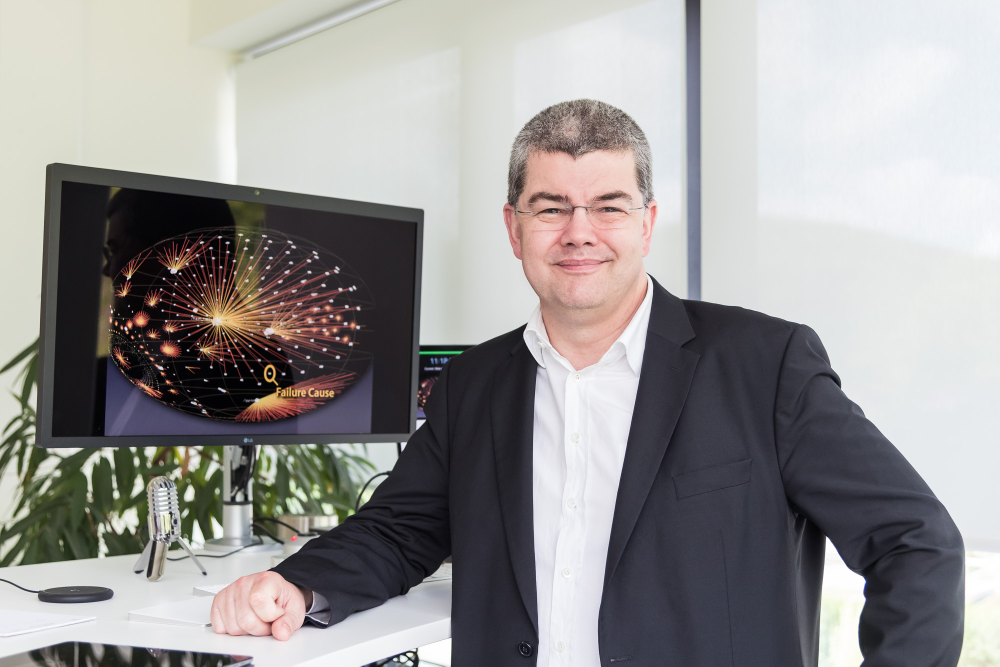
#> input picture PICS/Zeller.jpg, 2000 x 1333 px (shown at 1/2 size)
$ python icon_gen.py
#> lines starting #> are read from the running program, lines starting #| are printed output that depends on the picture
#!/usr/bin/env python
# -*- coding: utf-8 -*-
"""
icon_gen (https://github.com/aillieo/app-icon-generator)
Fast and easy way to generate icons for iOS and Android apps
Created by Aillieo on 2017-08-10
With Python 3.5
"""

from PIL import Image
import os

# output path and size config:
path_iOS = ['Icon-57', 'Icon-114']
size_iOS = [570, 1140]
path_Android = ['drawable-hdpi/icon', 'drawable-mdpi/icon']
size_Android = [72, 48]
path_custom = ['my_icon', 'your_icon']
size_custom = [60, 100]

# generate options and params:
auto_overwrite = True
gen_for_iOS = True
gen_for_Android = False
need_frame = False
frame_width_ratio = float(30) / 512
frame_radius_ratio = float(90) / 512
frame_color = (255, 255, 255)
need_rounded = True
rounded_radius_ratio = float(90) / 512


def tips_for_gen_options():
    tips = """(You can customize the generate options and parameters in the script)"""
    print(tips)


def get_ref_file():
    """get reference image by finding one image file in current directory or manually input"""
    file_ext = ['png', 'jpg', 'jpeg']
    files = os.listdir('.')
    ref_file = ''
    for filename in files:
        if filename.split('.')[-1].lower() in file_ext:
            ref_file = filename
            break
    if ref_file:
        print('Will use "%s" as reference image' % ref_file)
    else:
        print('Can not find property file, now please specific one')
        ref_file = input('input file name:')
#> the answer given: ../../../PICS/Zeller.jpg
    if not os.path.exists(ref_file):
        raise IOError('file not found: ' + ref_file)
    return ref_file


def gen_template_img(ref_file):
    """get template image for later resizing"""
#> called with ref_file = '../../../PICS/Zeller.jpg'
    template_img = Image.open(ref_file)
#> template_img is the input picture: PIL image 2000x1333 RGB; mean R, G, B 151.6, 149.6, 149
    size = min(template_img.width, template_img.height)
#> size = 1333
    template_img = template_img.resize((size, size), Image.BILINEAR)
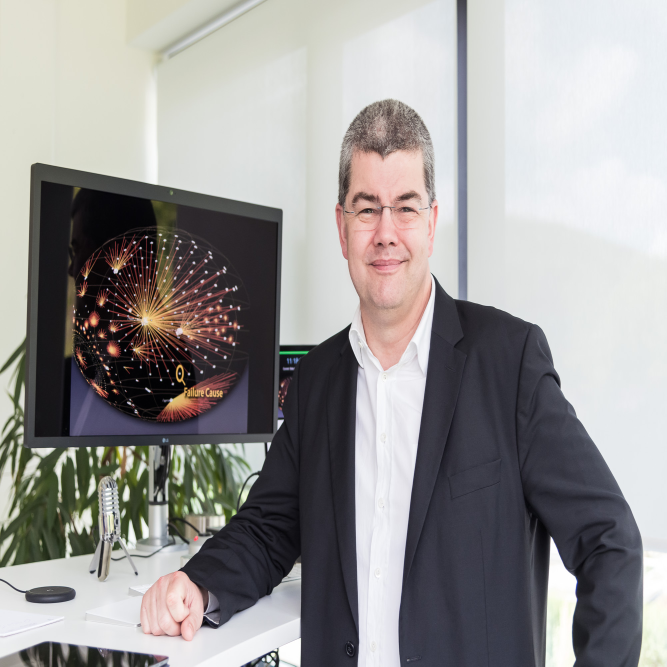
#> template_img: PIL image 1333x1333 RGB (shown at 1/2 size); mean R, G, B 151.6, 149.6, 149
    if need_frame:
        template_img = add_frame(template_img)
    if need_rounded:
        template_img = round_corner(template_img)
    return template_img


def gen_icons(template_img, dict_path_size):
    """generate icons by resizing template image according to sizes defined in size list"""
    for name, size in dict_path_size:
        name = 'out/' + name + '.png'
        name = os.path.normpath(name)
        path, base = os.path.split(name)
        if path and not os.path.exists(path):
            os.makedirs(path)
        out_img = template_img.resize((size, size), Image.BILINEAR)
        if auto_overwrite or not os.path.exists(name):
            try:
                out_img.save(name, 'PNG')
            except IOError:
                print("IOError: save file failed: " + name)
        else:
            print('File already exists: %s , set "auto_overwrite" True to enable overwrite' % name)


def round_corner(img_in):
    """rounding corner for template"""
    if img_in.mode != 'RGBA':
        img_in = img_in.convert('RGBA')
    size = img_in.size[0]
#> size = 1333
    radius = size * rounded_radius_ratio
#> radius = 234.3
    if radius > 0 and rounded_radius_ratio < 0.5:
        img_in.load()
        for i in range(size):
            for j in range(size):
                if in_corner(size, radius, i, j):
                    img_in.putpixel((i, j), (0, 0, 0, 0))
        print("Round corner finished!")
    else:
        print('Round corner failed due to invalid parameters, please check "rounded_radius_ratio"')
    return img_in


def add_frame(img_in):
    """adding frame for template"""
    size = img_in.size[0]
    width = size * frame_width_ratio
    radius = size * frame_radius_ratio
    if radius > 0 and frame_radius_ratio < 0.5 and frame_width_ratio < 0.5:
        img_in.load()
        for i in range(size):
            for j in range(size):
                if in_frame(size, width, radius, i, j):
                    img_in.putpixel((i, j), frame_color)
        print("Add frame finished!")
    else:
        print('Add frame failed due to invalid parameters, please check "frame_width_ratio" and "frame_radius_ratio"')
    return img_in


def in_corner(size, radius, x, y, base_offset=0):
    """judge whether a point is corner of icon"""
    x -= base_offset
    y -= base_offset
    center = (0, 0)
    if x < radius and y < radius:
        center = (radius, radius)
    elif x < radius and y > size - radius:
        center = (radius, size - radius)
    elif x > size - radius and y < radius:
        center = (size - radius, radius)
    elif x > size - radius and y > size - radius:
        center = (size - radius, size - radius)

    if center != (0, 0):
        if (x - center[0]) ** 2 + (y - center[1]) ** 2 > radius ** 2:
            return True
    return False


def in_frame(size, width, radius, x, y):
    """judge whether a point should be set frame color"""
    inner_rect = width < x < size - width and width < y < size - width
    if not inner_rect:
        return True
    else:
        return in_corner(size - 2 * width, radius - width, x, y, width)


if __name__ == '__main__':
    file = get_ref_file()
    tips_for_gen_options()
    img = gen_template_img(file)

    if gen_for_iOS:
        print('Generating for iOS...')
        dict_iOS = zip(path_iOS, size_iOS)
        gen_icons(img, dict_iOS)
#> the loop in gen_icons, `for name, size in dict_path_size:` made 2 passes
#> pass 1, in gen_icons, `out_img = template_img.resize((size, size), Image.BILINEAR)`:
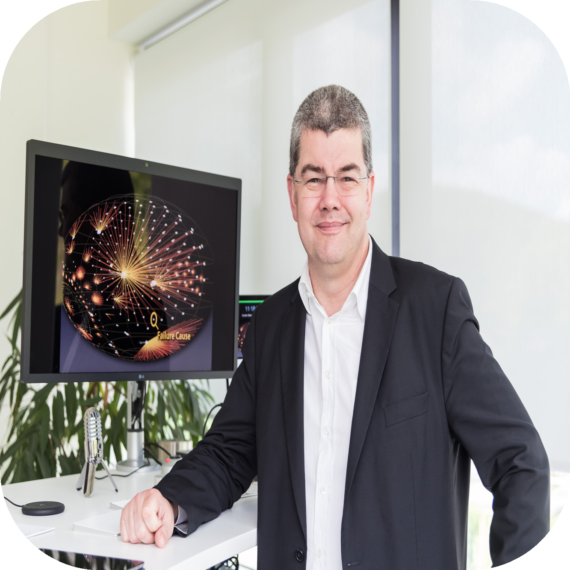
#> out_img: PIL image 570x570 RGBA; mean R, G, B, A 146.7, 144.6, 144.1, 248.2; transparent parts drawn white
    if gen_for_Android:
        print('Generating for Android...')
        dict_Android = zip(path_Android, size_Android)
        gen_icons(img, dict_Android)
    if not gen_for_iOS and not gen_for_Android:
        print('Generating custom icons...')
        dict_custom = zip(path_custom, size_custom)
        gen_icons(img, dict_custom)
    print('Finished icon generation!')
